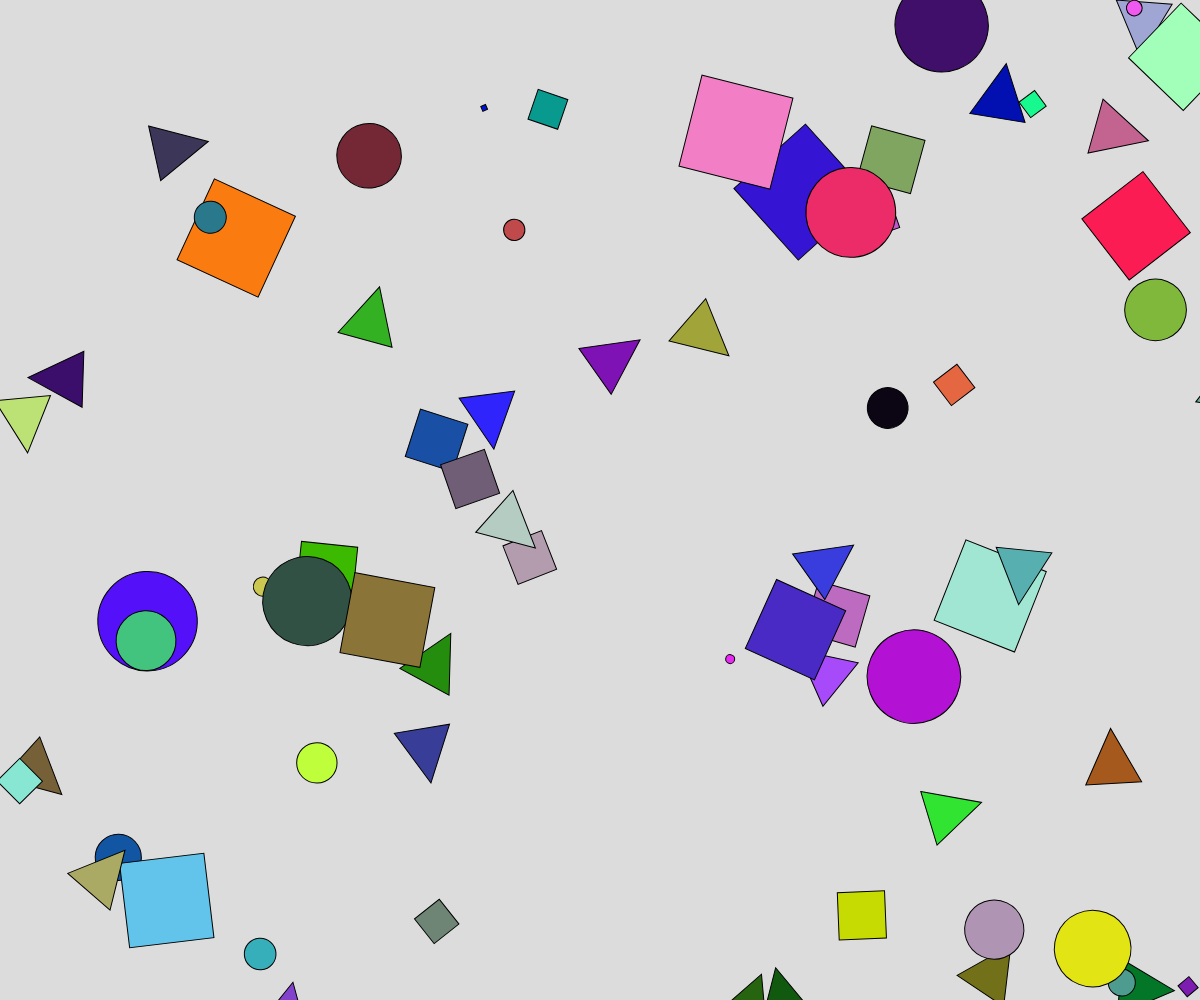
Frame 1 (no input)
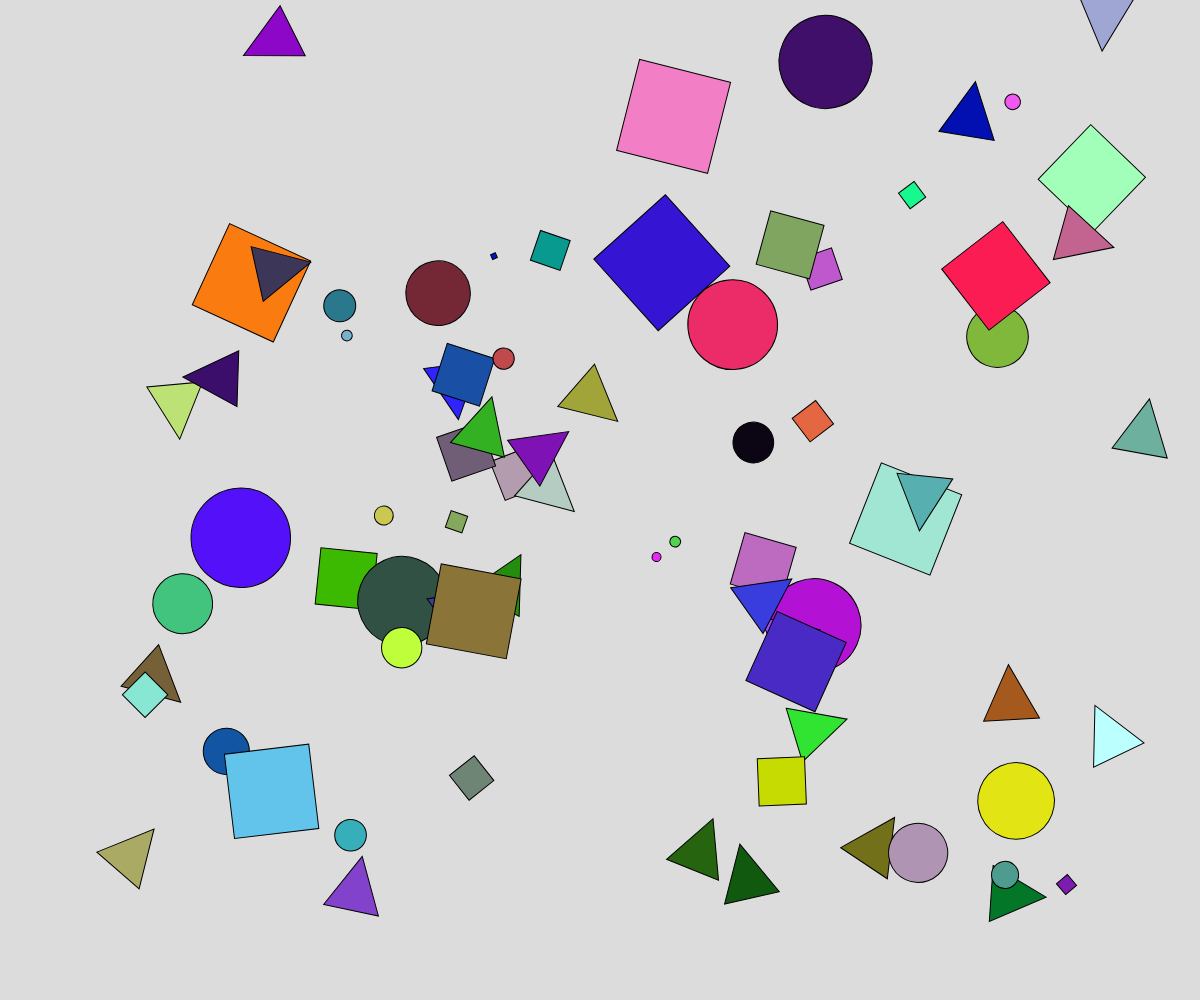
Frame 60 (no input)
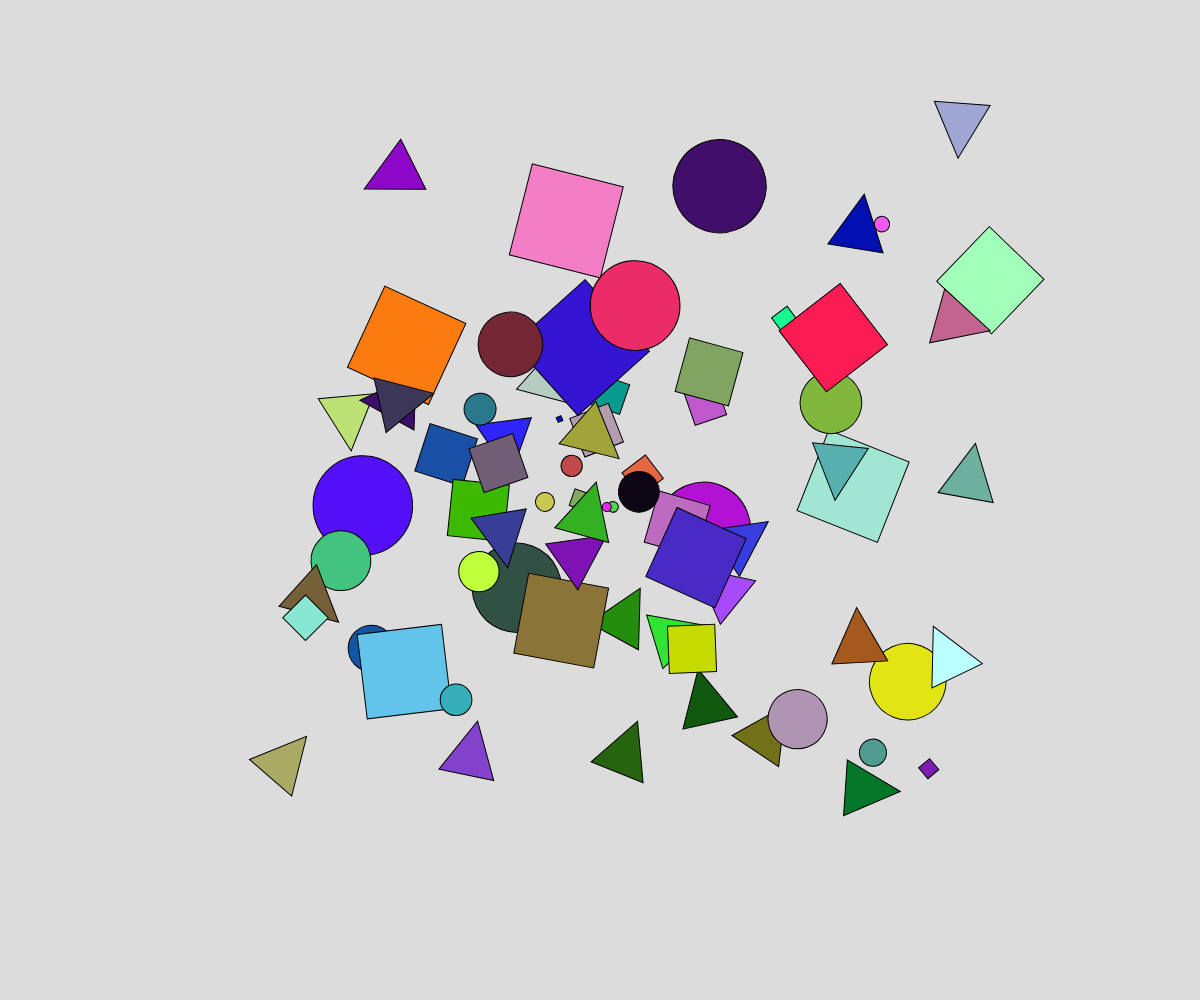
Frame 120 (the mouse pressed at the canvas centre since frame 60)

The p5.js sketch that drew these frames (run headless with seeded random() and noise() and a simulated clock; from frame 60 on, the mouse is pressed at the canvas centre):

// p5.js sketch
// ── sketch.js

var mouseClicked = false;
var offset = 0;
var x;
var y;

var shapes = [];


function setup() {
	
    createCanvas(windowWidth, windowHeight);


  // shapes
  for (var i = 0; i < 75; i++) {
    shapes[i]=(new Shape(random(width),random(height)));
  }
}

function draw() {
  background(220);

  if (!mouseClicked){
 	 x = noise(offset) * width;
 	 y = noise(offset) * height;
 	 offset += 0.05;
  } 

  // shapes
  for (var i = 0; i < shapes.length; i++) {
	  
      shapes[i].applyBehaviors(shapes, x, y);
      shapes[i].update();
      shapes[i].borders();
      shapes[i].display();

  }


}


function mousePressed() {
	
	mouseClicked = true;
    x = mouseX;
 	y = mouseY;
}

function mouseReleased() {
	
	mouseClicked = false;
}

function windowResized() {
  resizeCanvas(windowWidth, windowHeight);
}

// ── Shape.js
function Shape(x, y) {
  var types = ["ellipse", "triangle", "rect"];
  var behaviors = ["seek", "arrive"];
  this.shape = types[Math.floor(Math.random() * types.length)];
  

  
  this.color = color(random(255), random(255), random(255));
  this.size = random(5,100);
  this.rotation= random(360);
  this.behavior =  behaviors[Math.floor(Math.random() * behaviors.length)];
  
  // All the usual stuff
  this.position = createVector(x, y);
  this.maxspeed = 3;    // Maximum speed
  this.maxforce = 0.2;  // Maximum steering force
  this.acceleration = createVector(0, 0);
  this.velocity = createVector(0, 0);

  this.applyBehaviors = function(shapes, x, y) {

	 if ( this.behavior == "seek"){
	     var seekForce = this.seek(createVector(x,y));
	     seekForce.mult(1);
	     this.applyForce(seekForce);
		 
	 	
	 } else {
	     var arrForce = this.arrive(createVector(x,y));
	     this.applyForce(arrForce);
	 	
	 }
	 
     var separateForce = this.separate(shapes);
     separateForce.mult(2);
     this.applyForce(separateForce);
  }

  this.applyForce = function(force) {
    // We could add mass here if we want A = F / M
    this.acceleration.add(force);
  }

  // Separation
  // Method checks for nearby vehicles and steers away
  this.separate = function(shapes) {
    var desiredseparation = this.size;
    var sum = createVector();
    var count = 0;
    // For every boid in the system, check if it's too close
    for (var i = 0; i < shapes.length; i++) {
      var d = p5.Vector.dist(this.position, shapes[i].position);
      // If the distance is greater than 0 and less than an arbitrary amount (0 when you are yourself)
      if ((d > 0) && (d < desiredseparation)) {
        // Calculate vector pointing away from neighbor
        var diff = p5.Vector.sub(this.position, shapes[i].position);
        diff.normalize();
        diff.div(d);        // Weight by distance
        sum.add(diff);
        count++;            // Keep track of how many
      }
    }
    // Average -- divide by how many
    if (count > 0) {
      sum.div(count);
      // Our desired vector is the average scaled to maximum speed
      sum.normalize();
      sum.mult(this.maxspeed);
      // Implement Reynolds: Steering = Desired - Velocity
      sum.sub(this.velocity);
      sum.limit(this.maxforce);
    }
    return sum;
  }

  // A method that calculates a steering force towards a target
  // STEER = DESIRED MINUS VELOCITY
  this.seek = function(target) {
    var desired = p5.Vector.sub(target,this.position);  // A vector pointing from the location to the target

    // Normalize desired and scale to maximum speed
    desired.normalize();
    desired.mult(this.maxspeed);
    // Steering = Desired minus velocity
    var steer = p5.Vector.sub(desired,this.velocity);
    steer.limit(this.maxforce);  // Limit to maximum steering force
    return steer;
  }
  
  this.arrive = function(target) {

    var desired = p5.Vector.sub(target, this.position);

    // desired.setMag(this.maxspeed);

    // The arrive behavior!
    var d = desired.mag();

    if (d < 100) {
      // Map the desired magnitude according to distance
      var m = map(d, 0, 100, 0, this.maxspeed);
      desired.setMag(m);
    } else {
      desired.setMag(this.maxspeed);
    }


    var steering = p5.Vector.sub(desired, this.velocity);
    steering.limit(this.maxforce);

    this.applyForce(steering);

  }

  // Method to update location
  this.update = function() {
    // Update velocity
    this.velocity.add(this.acceleration);
    // Limit speed
    this.velocity.limit(this.maxspeed);
    this.position.add(this.velocity);
    // Reset accelertion to 0 each cycle
    this.acceleration.mult(0);
  }

  this.display = function() {
	   
	  
    fill(this.color);
    stroke(0);
    push();
    translate(this.position.x, this.position.y);
    rotate(this.rotation );
	
	if (this.shape == "ellipse"){
		ellipse(0, 0, this.size, this.size);
	} else if (this.shape == "triangle"){
        //var theta = this.velocity.heading() + PI / 2;
		//rotate(theta );
		
		triangle(30, 75, 58, 20, 86, 75);
		
		
	} else {
		rect(0, 0, this.size, this.size);
	}
		
    pop();
  }

  // Wraparound
  this.borders = function() {
    if (this.position.x < -this.size) this.position.x =  width+this.size;
    if (this.position.y < -this.size) this.position.y = height+this.size;
    if (this.position.x >  width+this.size) this.position.x = -this.size;
    if (this.position.y > height+this.size) this.position.y = -this.size;
  }
}
